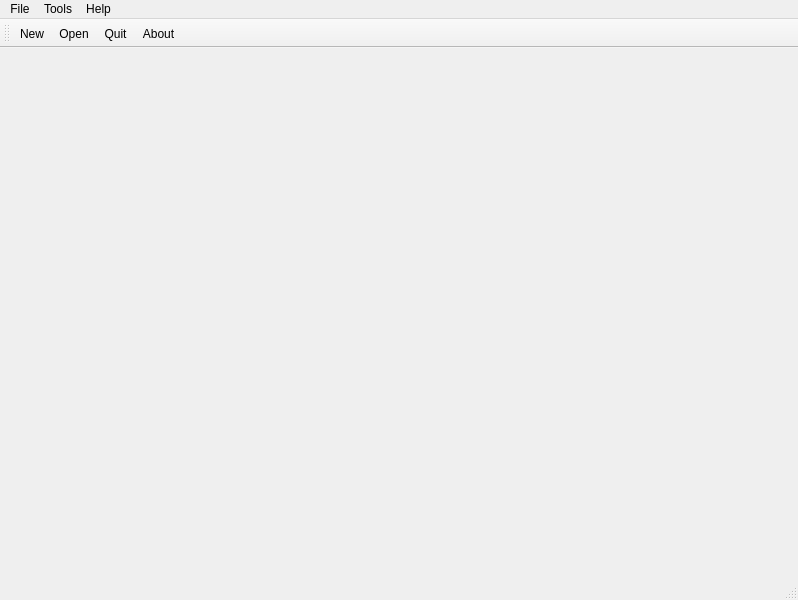
<?xml version="1.0" encoding="UTF-8"?>
<ui version="4.0">
 <class>MainWindow</class>
 <widget class="QMainWindow" name="MainWindow">
  <property name="geometry">
   <rect>
    <x>0</x>
    <y>0</y>
    <width>798</width>
    <height>600</height>
   </rect>
  </property>
  <property name="windowTitle">
   <string>Gabbioni</string>
  </property>
  <widget class="QWidget" name="centralwidget">
   <layout class="QHBoxLayout" name="horizontalLayout">
    <item>
     <widget class="MatplotlibWidget" name="mplwidget" native="true">
      <property name="cursor">
       <cursorShape>CrossCursor</cursorShape>
      </property>
     </widget>
    </item>
   </layout>
  </widget>
  <widget class="QMenuBar" name="menubar">
   <property name="geometry">
    <rect>
     <x>0</x>
     <y>0</y>
     <width>798</width>
     <height>20</height>
    </rect>
   </property>
   <widget class="QMenu" name="menuFile">
    <property name="title">
     <string>File</string>
    </property>
    <addaction name="actionNew"/>
    <addaction name="actionNewProject"/>
    <addaction name="actionOpen"/>
    <addaction name="separator"/>
    <addaction name="actionQuit"/>
   </widget>
   <widget class="QMenu" name="menuTools">
    <property name="title">
     <string>Tools</string>
    </property>
    <addaction name="actionSimpleDesign"/>
    <addaction name="actionLayerByLayerDesign"/>
   </widget>
   <widget class="QMenu" name="menuHelp">
    <property name="title">
     <string>Help</string>
    </property>
    <addaction name="actionAbout"/>
   </widget>
   <addaction name="menuFile"/>
   <addaction name="menuTools"/>
   <addaction name="menuHelp"/>
  </widget>
  <widget class="QStatusBar" name="statusbar"/>
  <widget class="QToolBar" name="toolBar">
   <property name="windowTitle">
    <string>toolBar</string>
   </property>
   <attribute name="toolBarArea">
    <enum>TopToolBarArea</enum>
   </attribute>
   <attribute name="toolBarBreak">
    <bool>false</bool>
   </attribute>
   <addaction name="actionNew"/>
   <addaction name="actionOpen"/>
   <addaction name="actionQuit"/>
   <addaction name="actionAbout"/>
  </widget>
  <action name="actionOpen">
   <property name="icon">
    <iconset>
     <normaloff>icons/document-open-3.png</normaloff>icons/document-open-3.png</iconset>
   </property>
   <property name="text">
    <string>Open</string>
   </property>
   <property name="shortcut">
    <string>Ctrl+O</string>
   </property>
  </action>
  <action name="actionNew">
   <property name="icon">
    <iconset>
     <normaloff>icons/document-new-6.png</normaloff>icons/document-new-6.png</iconset>
   </property>
   <property name="text">
    <string>New</string>
   </property>
   <property name="shortcut">
    <string>Ctrl+N</string>
   </property>
  </action>
  <action name="actionQuit">
   <property name="icon">
    <iconset>
     <normaloff>icons/exit.png</normaloff>icons/exit.png</iconset>
   </property>
   <property name="text">
    <string>Quit</string>
   </property>
   <property name="shortcut">
    <string>Ctrl+Q</string>
   </property>
  </action>
  <action name="actionRationalMethod">
   <property name="text">
    <string>Rational method</string>
   </property>
  </action>
  <action name="actionHighWaterMarks">
   <property name="text">
    <string>High water marks</string>
   </property>
  </action>
  <action name="actionAbout">
   <property name="icon">
    <iconset>
     <normaloff>icons/document-properties.png</normaloff>icons/document-properties.png</iconset>
   </property>
   <property name="text">
    <string>About</string>
   </property>
   <property name="shortcut">
    <string>F1</string>
   </property>
  </action>
  <action name="actionNewProject">
   <property name="text">
    <string>New Project</string>
   </property>
  </action>
  <action name="actionSimpleDesign">
   <property name="text">
    <string>&amp;Simple design</string>
   </property>
   <property name="shortcut">
    <string>Ctrl+S</string>
   </property>
  </action>
  <action name="actionStepByStepDesign">
   <property name="text">
    <string>Step by step design</string>
   </property>
  </action>
  <action name="actionLayerByLayerDesign">
   <property name="text">
    <string>Layer by layer design</string>
   </property>
  </action>
 </widget>
 <customwidgets>
  <customwidget>
   <class>MatplotlibWidget</class>
   <extends>QWidget</extends>
   <header>matplotlibwidget</header>
  </customwidget>
 </customwidgets>
 <resources/>
 <connections>
  <connection>
   <sender>actionQuit</sender>
   <signal>triggered()</signal>
   <receiver>MainWindow</receiver>
   <slot>close()</slot>
   <hints>
    <hint type="sourcelabel">
     <x>-1</x>
     <y>-1</y>
    </hint>
    <hint type="destinationlabel">
     <x>398</x>
     <y>299</y>
    </hint>
   </hints>
  </connection>
 </connections>
</ui>
